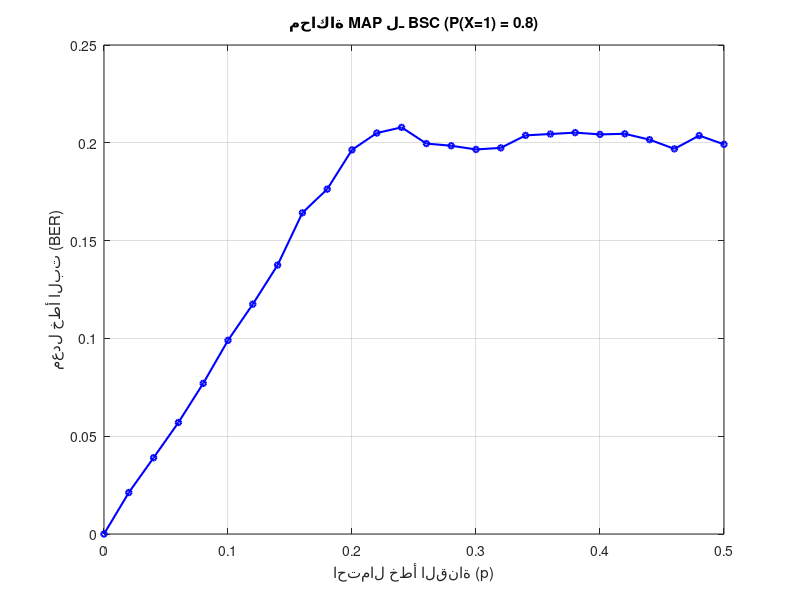

Reproduce this figure in MATLAB.

%{
clc;clear all 
n=1000;
p=0.2;
x=rand(1,n)<0.8;
z=rand(0,n)<p;

y=mod(x+z,2);

%for i=1:n 
prop_1=sum(x ==1)/n;
prop_0=sum(x==0)/n;
%MAP
x_hat=zeros(1,n);
for i=1:n
    %if y(i) == 1
        % إذا استقبلنا 1، نقارن بين:
        % احتمال أنه كان 1 وبقي 1: (1-p) * prop_1
        % احتمال أنه كان 0 وانقلب لـ 1: p * prop_0
        if ( (1-p)*prop_1 > p*prop_0 )
            x_hat(i) = 1;
        else
            x_hat(i) = 0;
        end
  
        % إذا استقبلنا 0، نقارن بين:
        % احتمال أنه كان 0 وبقي 0: (1-p) * prop_0
        % احتمال أنه كان 1 وانقلب لـ 0: p * prop_1
elseif ( (1-p)*prop_0 > p*prop_1 )
            x_hat(i) = 0;
        else
            x_hat(i) = 1;
        end
    end
end
BER=sum(x~=x_hat)/n;
fprintf('BER = ');
disp(BER);


clc; clear;

n = 1000;
p = 0.2;
pi = 0.8;   % احتمال X=1
p_value=0:0.05:1

% توليد البيانات
x = rand(1,n) < pi;
z = rand(1,n) < p;

% القناة
y = mod(x + z, 2);

% MAP Decision
x_hat = zeros(1,n);

for i = 1:n
    if y(i) == 1
        % نقارن:
        if ( (1-p)*pi > p*(1-pi) )
            x_hat(i) = 1;
        else
            x_hat(i) = 0;
        end
    else
        % y(i) == 0
        if ( (1-p)*(1-pi) > p*pi )
            x_hat(i) = 0;
        else
            x_hat(i) = 1;
        end
    end
end

% BER
BER = sum(x ~= x_hat)/n;

fprintf('BER = %.4f\n', BER);

% الرسم
figure;
plot(p_value, BER, '-o');
xlabel('p (Channel Error Probability)');
ylabel('BER');
title('BER vs p (MAP Detector)');
grid on;
        %}

%%/////////////

clc; clear; close all;

%% 1. الإعدادات العامة (Parameters)
n = 10000;                % عدد البتات (كلما زاد زادت الدقة)
p_source = 0.8;           % احتمالية إرسال "1" (المصدر منحاز للواحد)
p_error_range = 0:0.02:0.5; % مدى ضجيج القناة (من قناة مثالية إلى قناة عشوائية)
BER = zeros(1, length(p_error_range)); % وعاء لتخزين نسبة الخطأ

%% 2. حلقة المحاكاة (Simulation Loop)
for k = 1:length(p_error_range)
    p = p_error_range(k); % احتمال الخطأ الحالي للقناة
    
    % --- توليد البيانات (Source) ---
    % نولد أرقام عشوائية، إذا كانت أقل من 0.8 نعتبرها 1
    x = rand(1, n) < p_source; 
    
    % --- نمذجة القناة (BSC Channel) ---
    % نولد ضجيجاً: إذا كان أقل من p، نعكس البت
    noise = rand(1, n) < p;
    y = mod(x + noise, 2); % عملية الـ XOR لقلب البتات
    
    % --- كاشف الـ MAP (MAP Decoder) ---
    x_hat = zeros(1, n);
    for i = 1:n
        % الحسابات تعتمد على مقارنة: (الاحتمال الشرطي * الاحتمال المسبق)
        if y(i) == 1
            % هل الأرجح أنه 1 وبقي كما هو، أم كان 0 وانقلب؟
            if (1-p)*p_source >= p*(1-p_source)
                x_hat(i) = 1;
            else
                x_hat(i) = 0;
            end
        else % في حال استقبلنا 0
            % هل الأرجح أنه 0 وبقي كما هو، أم كان 1 وانقلب؟
            if (1-p)*(1-p_source) >= p*p_source
                x_hat(i) = 0;
            else
                x_hat(i) = 1;
            end
        end
    end
    
    % --- حساب الأداء (Error Calculation) ---
    BER(k) = sum(x ~= x_hat) / n;
end

%% 3. عرض النتائج (Visualization)
figure('Color', 'w');
plot(p_error_range, BER, 'b-o', 'LineWidth', 1.5, 'MarkerSize', 4);
grid on;
xlabel('احتمال خطأ القناة (p)');
ylabel('معدل خطأ البت (BER)');
title(['محاكاة MAP لـ BSC (P(X=1) = ', num2str(p_source), ')']);

%% 4. محاكاة تنفيذ بسيطة (Output Console)
disp('--- نتيجة محاكاة سريعة ---');
fprintf('عندما يكون p = %.2f، كانت نسبة الخطأ BER = %.4f\n', p_error_range(11), BER(11));
